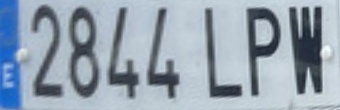
#> input picture matriculas/IMG_4341_matricula.jpg, 340 x 110 px; its folder holds 4 pictures in this run
$ jupyter execute --allow-errors bin.ipynb
#> lines starting #> are read from the running program, lines starting #| are printed output that depends on the picture; after the words box and inside, x2 and y2 are one past the last pixel; in counts of white or black regions, pixels touching at a corner belong together
# Denoising and binarization
---

[cell 1]
import numpy as np
import pandas as pd
import matplotlib.pyplot as plt
import cv2
import os
from PIL import Image

## Testing with examples

[cell 2]
img = './im.jpeg'
im = cv2.imread(img)

### Denoising

#> (a cell that did not finish here is left out)

### Automatic binarization (OTSU)

[cell 4]
imm = cv2.imread(img, 0)

ret1, th1 = cv2.threshold(imm,0,255,cv2.THRESH_BINARY+cv2.THRESH_OTSU)
#> ret1 = 0

print('Umbral de th1:', ret1)
#| Umbral de th1: 0.0
#> further down, img is the input picture: shape (110, 340, 3); mean B, G, R 177.2, 163.2, 149.5

images = [imm, th1]
titles = ['original', 'otsu_bin']

#> (the rest of this cell did not finish here and is left out)

### Classic binarization

[cell 5]
maxval = 255
thresh = 40
#> (the rest of this cell did not finish here and is left out)

### Delete E right part

Not implemented yet

#> (a cell that did not finish here is left out)

## Final code
---

[cell 7]
def denoising(im):
    """
    Removes noise from image and returns denoised image
    """

    b,g,r = cv2.split(im)           # get b,g,r
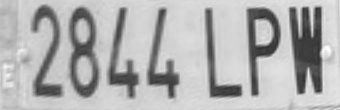
#> b: shape (110, 340); min 45, max 255, mean 177.2
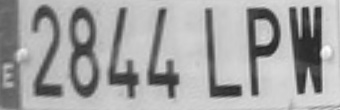
#> g: shape (110, 340); min 33, max 254, mean 163.2
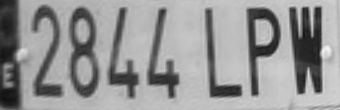
#> r: shape (110, 340); min 15, max 244, mean 149.5
    rgb_img = cv2.merge([r,g,b])     # switch it to rgb

    dst = cv2.fastNlMeansDenoisingColored(im,None,10,10,7,21)

    b,g,r = cv2.split(dst)           # get b,g,r
    rgb_dst = cv2.merge([r,g,b])     # switch it to rgb

    return rgb_dst


def otsu_bin(imm):
    imm = cv2.cvtColor(imm, cv2.COLOR_BGR2GRAY)

    ret1, th1 = cv2.threshold(imm,0,255,cv2.THRESH_BINARY+cv2.THRESH_OTSU)
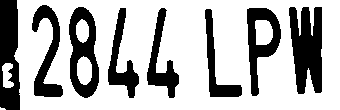
#> th1: shape (110, 340); 70.5% white; 8 black regions, largest, box (x1, y1, x2, y2) and area: (289, 7, 322, 94) 2163, (0, 0, 20, 110) 1783, (69, 7, 99, 98) 1543
#> ret1 = 144

    print('Umbral de th1:', ret1)
#| Umbral de th1: 144.0

    images = [imm, th1]
    titles = ['original', 'otsu_bin']

    # For plotting results
    '''
    for i in range(2):
        plt.subplot(1,2,i+1)
        plt.imshow(images[i],'gray',vmin=0,vmax=255)
        plt.title(titles[i])
        plt.xticks([]),plt.yticks([])
    plt.show()
    '''

    return th1

[cell 8]
# Directory with the original images
direc = './matriculas/'

# Create output directory
try:
    output_dir = './processed_imgs/'
    os.mkdir(output_dir)
except:
    pass

# List with all the iamges in the working directory
imgs_list = os.listdir(direc)[:-1]

# Processes all incoming images
for i, img_name in enumerate(imgs_list):
    img = cv2.imread(direc + img_name)
    denoised_img = denoising(img)
    otsu_img = otsu_bin(denoised_img)
    #plt.imshow(otsu_img,'gray',vmin=0,vmax=255), plt.show()
    name = f'prcsd_{i}.jpg'
    cv2.imwrite(output_dir + name, otsu_img)
#> pass 2 of the loop `for i, img_name in enumerate(imgs_list):`:
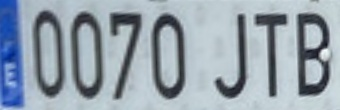
#> input picture matriculas/IMG_4343_matricula.jpg, 340 x 110 px
#> img is the input picture: shape (110, 340, 3); mean B, G, R 173.7, 162.5, 149.8
#> in otsu_bin (call 2), `imm = cv2.cvtColor(imm, cv2.COLOR_BGR2GRAY)`:
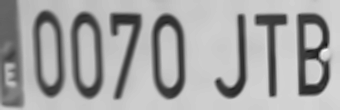
#> imm: shape (110, 340); min 21, max 247, mean 164.4
#> in otsu_bin (call 2), `ret1, th1 = cv2.threshold(imm,0,255,cv2.THRESH_BINARY+cv2.THRESH_OTSU)`:
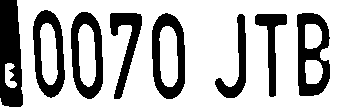
#> th1: shape (110, 340); 71.8% white; 8 black regions, largest, box (x1, y1, x2, y2) and area: (0, 0, 23, 107) 1963, (297, 13, 330, 96) 1580, (152, 13, 185, 99) 1443
#> in otsu_bin (call 2), `ret1, th1 = cv2.threshold(imm,0,255,cv2.THRESH_BINARY+cv2.THRESH_OTSU)`: ret1 = 140
#| Umbral de th1: 140.0
#> pass 3 of the loop `for i, img_name in enumerate(imgs_list):`:
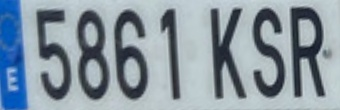
#> input picture matriculas/IMG_4344_matricula.jpg, 340 x 110 px
#> img is the input picture: shape (110, 340, 3); mean B, G, R 161.9, 150.9, 136.4
#> in denoising (call 3), `b,g,r = cv2.split(im)`:
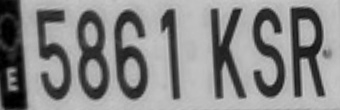
#> r: shape (110, 340); min 0, max 204, mean 136.4
#> in otsu_bin (call 3), `ret1, th1 = cv2.threshold(imm,0,255,cv2.THRESH_BINARY+cv2.THRESH_OTSU)`:
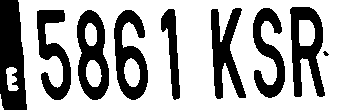
#> th1: shape (110, 340); 66.2% white; 9 black regions (1 under 20 px), largest, box (x1, y1, x2, y2) and area: (0, 0, 27, 110) 2279, (290, 7, 325, 97) 1739, (77, 10, 109, 100) 1656
#> in otsu_bin (call 3), `ret1, th1 = cv2.threshold(imm,0,255,cv2.THRESH_BINARY+cv2.THRESH_OTSU)`: ret1 = 134
#| Umbral de th1: 134.0
